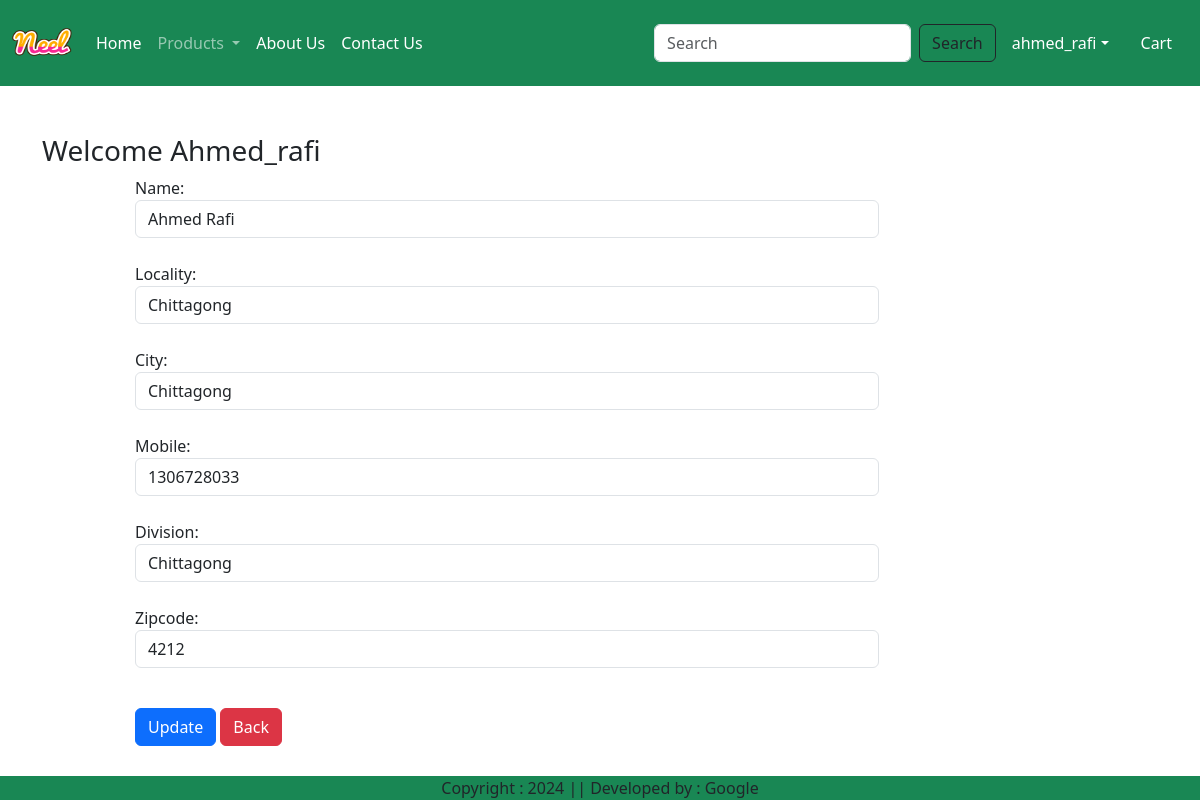
Screenshot of /updateAddress/11 (signed in) with the database file from the repository.
### app/models.py (models this page shows, shortened)
class Customer(models.Model):
    user = models.ForeignKey(User, on_delete=models.CASCADE)
    name = models.CharField(max_length=200)
    locality = models.CharField(max_length=200)
    city = models.CharField(max_length=50)
    mobile = models.IntegerField(default=0)
    zipcode = models.IntegerField()
    division = models.CharField(choices=DIVISION_CHOICES, max_length=100)

### app/views.py (the view, shortened to what this page needs)
# urls.py: path('updateAddress/<int:pk>', views.updateAddress.as_view(), name="updateAddress"),
@method_decorator(login_required,name='dispatch')
class updateAddress(View):
    def get(self,request,pk):
        add = Customer.objects.get(pk=pk)
        form = CustomerProfileForm(instance=add)
        totalitem = 0
        wishitem = 0
        if request.user.is_authenticated:
            totalitem = len(Cart.objects.filter(user = request.user))
            wishitem = len(Wishlist.objects.filter(user=request.user))
        return render(request, 'app/updateAddress.html', locals())

### app/forms.py
class CustomerProfileForm(forms.ModelForm):
    class Meta:
        model = Customer
        fields=['name', 'locality', 'city', 'mobile', 'division', 'zipcode']
        widgets = {
            'name': forms.TextInput(attrs={"class": 'form-control'}),
            'locality': forms.TextInput(attrs={'class': 'form-control'}),
            'city': forms.TextInput(attrs={'class': 'form-control'}),
            'mobile': forms.NumberInput(attrs={'class': 'form-control'}),
            'division': forms.Select(attrs={'class': 'form-control'}),
            'zipcode': forms.NumberInput(attrs={'class': 'form-control'}),
        }

### app/templates/app/updateAddress.html (shortened to what this page needs)
{% extends 'app/base.html' %}
{% load static %}
{% block main-content %}
<div class="container my-5">
    <div class="row">
        <h3>Welcome <span class="text-capitalize">{{request.user}}</span></h3>
    </div>
    <div class="col-sm-8 offset-sm-1">
        <form action="" method="post">
            {% for fm in form %}
                {{fm.label_tag}} {{fm}} <small class="text-danger">{{fm.errors | striptags}}</small> <br>
            {% endfor %}
            <div class="col-12 mt-3">
                <button type="submit" class="btn btn-primary">Update</button>
                <a href="{% url 'address' %}" type="button" class="btn btn-danger">Back</a>
            </div>
        </form>
    </div>
</div>
{% endblock main-content %}

### app/templates/app/base.html (shortened to what this page needs)
<!DOCTYPE html>
{% load static %}
<html lang="en">
<head>
    <link href="https://cdn.jsdelivr.net/npm/bootstrap@5.3.3/dist/css/bootstrap.min.css" rel="stylesheet">
    <link rel="stylesheet" href="https://cdnjs.cloudflare.com/ajax/libs/font-awesome/6.0.0-beta3/css/all.min.css">
    <link rel="stylesheet" href="{% static 'app/css/owl.carousel.min.css' %}">
    <link rel="stylesheet" href="{% static 'app/css/all.min.css' %}">
    <link rel="stylesheet" href="{% static 'app/css/style.css' %}">
</head>
<body>
    <nav class="navbar navbar-expand-lg navbar-dark bg-success">
        <div class="container-fluid">
            <a class="navbar-brand" href="#">
                <img src="{% static 'app/images/neel.png' %}" width="60" height="60" />
            </a>
            <div class="collapse navbar-collapse" id="navbarSupportedContent">
                <ul class="navbar-nav me-auto mb-2 mb-lg-0">
                    {% if request.user.is_authenticated %}
                    <li class="nav-item">
                        <a class="nav-link active" aria-current="page" href="/">Home</a>
                    </li>
                    <li class="nav-item dropdown">
                        <a class="nav-link dropdown-toggle" href="#" role="button" data-bs-toggle="dropdown" aria-expanded="false">
                            Products
                        </a>
                    </li>
                    <li class="nav-item">
                        <a class="nav-link text-white" href="{% url 'about' %}">About Us</a>
                    </li>
                    <li class="nav-item">
                        <a class="nav-link text-white" href="{% url 'contact' %}">Contact Us</a>
                    </li>
                </ul>
                <form class="d-flex" role="search" action="/search">
                    <input class="form-control me-2" type="search" placeholder="Search" name="search" aria-label="Search">
                    <button class="btn btn-outline-dark" type="submit">Search</button>
                </form>
            </div>
            <ul class="navbar-nav me-auto mb-2 mb-lg-0">
                <li class="nav-item dropdown mx-2">
                    <a class="nav-link dropdown-toggle text-white" href="#" id="profileDropdown" role="button" data-bs-toggle="dropdown"
                        aria-expanded="false">{{request.user}}</a>
                </li>
                <li class="nav-item mx-2">
                    <a href="{% url 'showcart' %}" class="nav-link text-white">
                         Cart
                    </a>
                </li>
                {% endif %}
            </ul>
        </div>
    </nav>
    {% block main-content %}{% endblock main-content %}
    <footer class="container-fluid fixed-bottom bg-success text-center p-0 mt-0">
        Copyright : 2024 || Developed by : Google
    </footer>
</body>
</html>

### rows the page displays
Customer: form "Ahmed Rafi" "Chittagong" "Chittagong" "1306728033" "Chittagong" "4212"

### other values shown
{{ request.user }} "ahmed_rafi"
{{ request.user }} "Ahmed_rafi"
{{ fm.label_tag }} "Name:" "Locality:" "City:" "Mobile:" "Division:" "Zipcode:"
